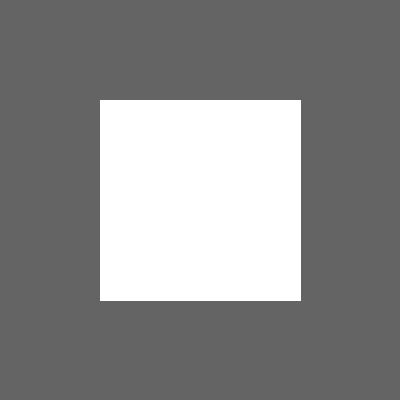
Frame 1 (no input)
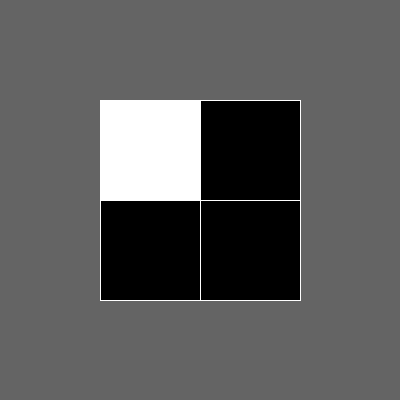
Frame 60 (the mouse pressed at the canvas centre just before this capture)
Frame 120 (the mouse held since frame 60 and released just before this capture): identical to frame 1, image omitted

The Processing sketch that drew these frames (run headless with seeded random() and noise(); from frame 60 on, the mouse is pressed at the canvas centre):

// Processing sketch: processing_105230
// ── processing_105230.pde

//moving white rect

color col_a= color(255);
color col_b=color(255);
color col_c=color(255);
color col_d=color(255);

void setup(){
 size(400,400); 
}

void draw(){
 int posX=mouseX;
 int posY=mouseY;
 
 background(100);
 stroke(255);
 fill(col_a);
 rect(100,100,100,100);
 fill(col_b);
 rect(200,100,100,100);
 fill(col_c);
 rect(100,200,100,100);
 fill(col_d);
 rect(200,200,100,100);


if(posX <= 200 && posY <= 200){
  col_a= color(255);
}else{
    col_a= color(0);
}

if(posX >= 200 && posY <= 200){
  col_b= color(255);
}else{
    col_b= color(0);
}

if(posX <= 200 && posY >= 200){
  col_c= color(255);
}else{
    col_c= color(0);
}

if(posX >= 200 && posY >= 200){
  col_d= color(255);
}else{
    col_d= color(0);
}




}




 
